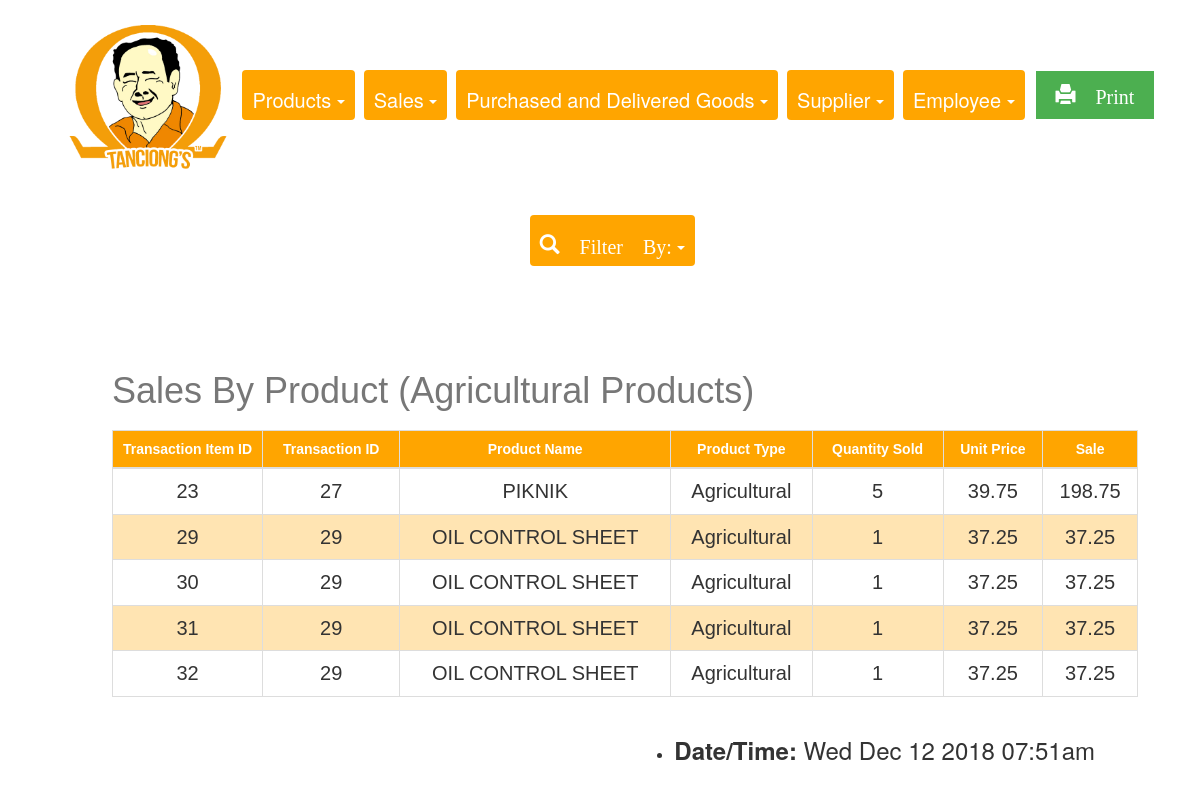
Screenshot of /REPORTS/agriculturalSales.php with the database file from the repository.
### tables this page shows
CREATE TABLE `transactionitem` (
  `transactionItem_id` int(11) NOT NULL,
  `transaction_id` int(11) DEFAULT NULL,
  `product_id` int(11) DEFAULT NULL,
  `transactionItem_qty` int(11) DEFAULT NULL,
  `transactionItem_unitprice` float(255,2) DEFAULT NULL,
  `transactionItem_subtotal` float(255,2) AS (transactionItem_qty * transactionItem_unitprice) VIRTUAL
);

CREATE TABLE `transaction` (
  `transaction_id` int(11) NOT NULL,
  `transaction_datetime` datetime DEFAULT NULL,
  `transaction_grandtotal` float(255,2) DEFAULT NULL,
  `transaction_tender` float(255,2) DEFAULT NULL,
  `transaction_change` float(255,2) DEFAULT NULL,
  `employee_id` int(11) DEFAULT NULL
);

CREATE TABLE `product` (
  `product_id` int(11) NOT NULL,
  `product_code` bigint(20) DEFAULT NULL,
  `product_name` varchar(255) DEFAULT NULL,
  `product_type` tinyint(1) DEFAULT NULL,
  `standard_cost` float(255,2) DEFAULT NULL,
  `markup` float(255,2) DEFAULT NULL,
  `list_price` float(255,2) AS (standard_cost + markup) VIRTUAL,
  `stock_id` int(11) DEFAULT NULL,
  `restockCount` int(11) DEFAULT NULL,
  `category_id` int(11) DEFAULT NULL,
  `branch_id` int(11) DEFAULT NULL,
  `deleteStatus` tinyint(4) DEFAULT NULL
);

### REPORTS/agriculturalSales.php (the view, shortened to what this page needs)
<!DOCTYPE html>
<html>
<head>
  <link rel="stylesheet" href="https://maxcdn.bootstrapcdn.com/bootstrap/3.3.7/css/bootstrap.min.css">
  <link rel="stylesheet" type="text/css" href="report.css">
</head>
<body>
<center>
<div class="container-fluid1">
<div class= "choices">
<img class="img1" src="pic.png">
<div class="btn-group">
  <a class="btn dropdown-toggle" data-toggle="dropdown">
   Products
    <span class="caret"></span>
  </a>
</div>
<div class="btn-group">
  <a class="btn dropdown-toggle" data-toggle="dropdown">
    Sales
    <span class="caret"></span>
  </a>
</div>
<div class="btn-group">
  <a class="btn dropdown-toggle" data-toggle="dropdown">
   Purchased and Delivered Goods
    <span class="caret"></span>
  </a>
</div>
<div class="btn-group">
  <a class="btn dropdown-toggle" data-toggle="dropdown">
   Supplier
    <span class="caret"></span>
  </a>
</div>
<div class="btn-group">
  <a class="btn dropdown-toggle" data-toggle="dropdown">
   Employee
    <span class="caret"></span>
  </a>
</div>
<div class="btn-group">
  <a class="button" href="salesAgriPrint.php"  target="_blank"><span class="glyphicon glyphicon-print"> Print</span>
  </a>
</div>
</div>
<br>
<div class="btn-group">
   <a class="btn dropdown-toggle" data-toggle="dropdown"><span class="glyphicon glyphicon-search"> Filter By:</span>
    <span class="caret"></span>
  </a>
</div>
<div class="container">
<?php
                    require_once 'connection.php'; ?>
                    <br><br><br>
                    <?php
                     $sql = "SELECT  transactionitem.transactionitem_id,transaction.transaction_id,product.product_id,  transactionitem.transactionitem_qty,  transactionitem.transactionitem_unitprice,  transactionitem.transactionitem_subtotal, product.product_name, product.product_type,
                    CASE WHEN product.product_type = 0 THEN 'Agricultural' ELSE 'Non-Agricultural' END AS product_type
                     FROM transactionitem, transaction, product
                      WHERE transaction.transaction_id= transactionitem.transaction_id AND
                      transactionitem.product_id= product.product_id
                      AND product.product_type =0
                    ORDER BY transactionItem_id ASC";
                    if($result = mysqli_query($conn, $sql)){
                        if(mysqli_num_rows($result) > 0){
                            echo "<center><table class='table'></center>";
                                echo "<thead>";
                                echo "<caption><h1>Sales By Product (Agricultural Products)</h1></caption>";
                                    echo "<tr style='width: 100px;'>";
                                        echo "<th style='width: 150px;'>Transaction Item ID</th>";
                                        echo "<th>Transaction ID</th>";
                                        echo "<th>Product Name</th>";
                                        echo "<th>Product Type</th>";
                                        echo "<th>Quantity Sold</th>";
                                        echo "<th>Unit Price</th>";
                                        echo "<th>Sale</th>";
                                    echo "</tr>";
                                echo "</thead>";
                                echo "<tbody>";
                                while($row = mysqli_fetch_assoc($result)){
                                    echo "<tr>";
                                        echo "<td> ", "<center>". $row['transactionitem_id'] . "</center>", "</td>";
                                        echo "<td> ","<center>". $row['transaction_id'] . "</center>","</td>";
                                        echo "<td> ", "<center>". $row['product_name'] . "</center>","</td>";
                                        echo "<td> ", "<center>". $row['product_type'] . "</center>","</td>";
                                        echo "<td> ", "<center>". $row['transactionitem_qty'] . "</center>", "</td>";
                                        echo "<td> ", "<center>". $row['transactionitem_unitprice'] . "</center>", "</td>";
                                        echo "<td> ","<center>". $row['transactionitem_subtotal'] ."</center>", "</td>";
                                    echo "</tr>";
                                }
                                echo "</tbody>";
                        } else{
                            echo "<p class='lead'><em>No records were found.</em></p>";
                        }
                    } else{
                        echo "ERROR: Could not able to execute $sql. " . mysqli_error($conn);
                    }
                    ?>
<ul class=date>
     <li><h3><b>Date/Time: </b><span id="date"></h3></li>
</ul>
</div>
</body>
</html>

### REPORTS/report.css (style rules this page uses)
body { padding-left: 20px; padding-bottom: 30px; padding-top: 0px; }
.container-fluid1 { padding: 5px 20px; padding-top: 10px; }
.btn-group { padding-left: 5px; padding-right: 0px; padding-top: 15px; padding-bottom:15px; }
.btn { background-color: orange; color: white; padding-top: 16px; padding-left: 16px; padding-right: 10px; font-size: 20px; border: none; padding-left: 10px; }
.img1 { width: 170px; }
.table { font-family: "Trebuchet MS", Arial, Helvetica, sans-serif; border-collapse: collapse; margin-left: auto; margin-right: auto; width: 90%; }
.table td, .table th { border: 1px solid #ddd; padding-left: 12px; padding-right: 12px; padding-bottom: 5px; padding-top:12px; font-size: 20px; }
.table tr:nth-child(even) { background-color: #ffe4b2; }
.table th { padding-top: 20px; padding-bottom: 20px; padding-right: 12px; padding-left: 12px; text-align: center; background-color:#ffa500; color: white; font-size: 14px; }
.date { float: right; padding-right:100px; padding-bottom: 0px; font-size: 14px; }
h1 { padding-top: 2px; padding-bottom: 2px; }
.button { background-color: #4CAF50; border: none; color: white; padding-top: 10px; padding-bottom: 10px; padding-right: 20px; padding-left: 20px; text-align: center; text-decoration: none; display: inline-block; font-size: 20px; margin: 4px 2px; cursor: pointer; }

### rows the page displays
transactionitem: transactionItem_id "23", transaction.transaction_id "27", product.product_name "PIKNIK", product_type "Agricultural", transactionItem_qty "5", transactionItem_unitprice "39.75", transactionItem_subtotal "198.75"
transactionitem: transactionItem_id "29", transaction.transaction_id "29", product.product_name "OIL CONTROL SHEET", product_type "Agricultural", transactionItem_qty "1", transactionItem_unitprice "37.25", transactionItem_subtotal "37.25"
transactionitem: transactionItem_id "30", transaction.transaction_id "29", product.product_name "OIL CONTROL SHEET", product_type "Agricultural", transactionItem_qty "1", transactionItem_unitprice "37.25", transactionItem_subtotal "37.25"
transactionitem: transactionItem_id "31", transaction.transaction_id "29", product.product_name "OIL CONTROL SHEET", product_type "Agricultural", transactionItem_qty "1", transactionItem_unitprice "37.25", transactionItem_subtotal "37.25"
transactionitem: transactionItem_id "32", transaction.transaction_id "29", product.product_name "OIL CONTROL SHEET", product_type "Agricultural", transactionItem_qty "1", transactionItem_unitprice "37.25", transactionItem_subtotal "37.25"
